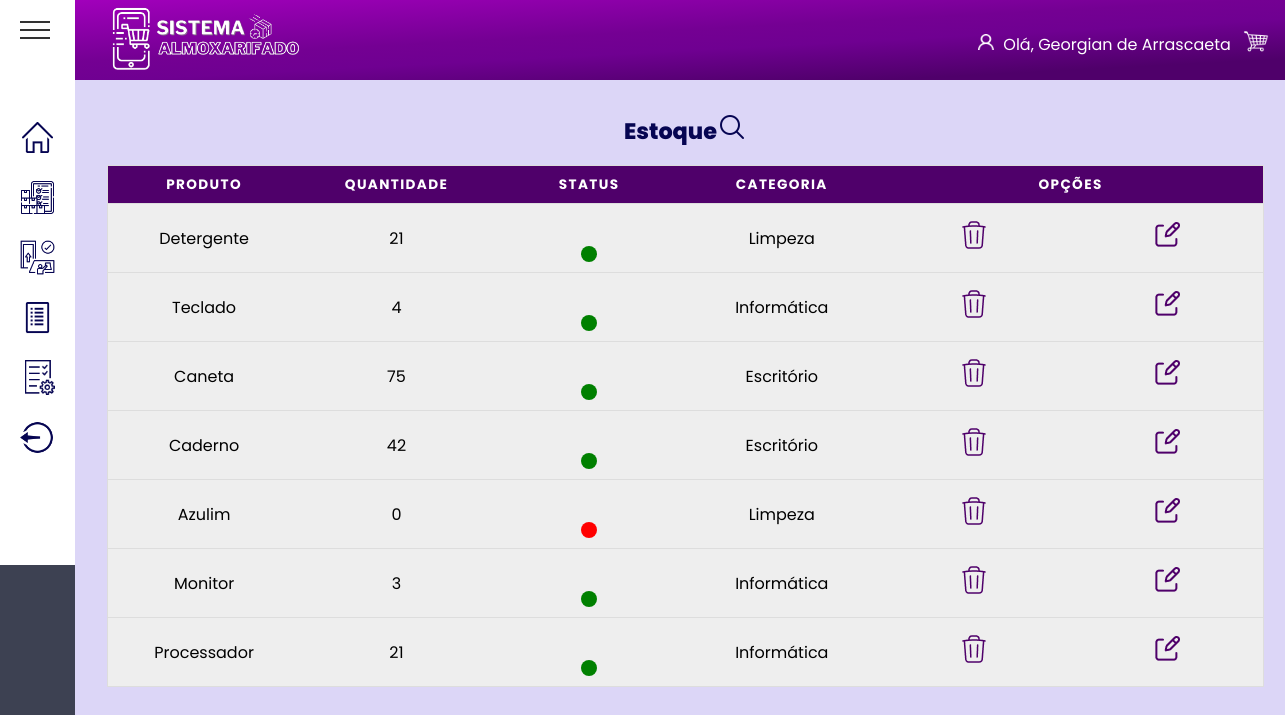
Page /View/Pages/Admin/estoque.php (signed in) on the committed database.
### tables this page shows
create table produtoteste(
  nome_prod varchar (50),
  quantDisp integer,  
  id_categoria integer not null,
  id_disponibilidade integer not null,
  datacaworptura date,
  hora_cadastro TIMESTAMP DEFAULT CURRENT_TIMESTAMP,
  id_marca integer not null,  
  modeloProduto varchar(50),  
  precoProduto double,
  
  id_prod integer auto_increment primary key,
  
  foreign key (id_categoria) references categorias (id_categoria),
  foreign key (id_disponibilidade) references disponibilidade (id_disponibilidade)
);

create table categorias(
  id_categoria integer auto_increment key,
  descricao varchar(30)
);

### View/Pages/Admin/estoque.php (the view, shortened to what this page needs)
<?php
    include_once dirname(__DIR__, 3) . '/banco.php';
?>
<!DOCTYPE html>
<html lang="pt-BR">
<head>
    <link rel="stylesheet" href="/final_php/assets/template.css">
    <link rel="stylesheet" href="/final_php/assets/global.css">
    <link rel="stylesheet" href="/final_php/assets/estoque.css">
</head>
<body>
    <?php include dirname(__DIR__, 3) . "/template/header.php"; ?>
    <?php include dirname(__DIR__, 3) . "/template/aside.php"; ?>
    <main class="main">
        <div class="container">
            <table>
                <div class="title-box">
                    <h1 class="title"> Estoque</h1>
                    <span class='search'>
                        <a href="./pesquisaItem.php">
                            <img src="/final_php/assets/images/iconSearch.png" class="searchIcon">
                        </a>
                    </span>
                </div>
                <thead>
                    <tr>
                        <th scope="col">Produto</th>
                        <th scope="col">Quantidade</th>
                        <th scope="col">Status</th>
                        <th scope="col">Categoria</th>
                        <th colspan="2"> Opções</th>
                    </tr>
                </thead>
                <tbody>
                    <?php
                    $sql_consulta = mysqli_query($conn, "SELECT * FROM produtoteste");
                    while ($linhas = mysqli_fetch_array($sql_consulta)) { ?>
                    <tr class="tr">
                        <td data-label="Produto"><?= $linhas[0] ?></td>
                        <td data-label="Quantidade"><?= $linhas[1] ?></td>
                        <td data-label="Status" class="status">
                            <?php
                            switch($linhas[3]) {
                                case 1:
                                    echo "<div class='radius statusGreen'></div>";
                                    break;
                                case 2:
                                    echo "<div class='radius statusRed'></div>";
                                    break;
                            }
                        ?>
                        </td>
                        <td data-label="Categoria">
                            <?php
                            $consulta_categoria = mysqli_query($conn, "SELECT * FROM categorias WHERE id_categoria = '$linhas[2]'");
                            while ($categoria = mysqli_fetch_array($consulta_categoria)) {
                                echo $categoria['descricao'];
                            }
                        ?>
                        </td>
                        <td data-label="Ação">
                            <form method="POST" action="atualizarEstoque.php?id_prod=<?= $linhas['id_prod'] ?>">
                                <img src="/final_php/assets/images/iconDelete.png" alt="icone excluir"
                                    onclick="return confirm('Deseja remover esse produto do estoque?')">
                            </form>
                        </td>
                        <td>
                            <a href="./estoqueAtualizar.php?id_prod=<?= $linhas['id_prod'] ?>">
                                <img src="/final_php/assets/images/iconEdit.png">
                            </a>
                        </td>
                    </tr>
                    <?php } ?>
                </tbody>
            </table>
    </main>
</body>
</html>

### template/header.php (shortened to what this page needs)
<header>
  <a href="/home">
    <img src="/final_php/assets/images/logo.png" alt="" />
  </a>
  <div class="details">
    <img class="iconUser" src="/final_php/assets/images/iconUser.png" alt="">
    <p style='color: white;'>Olá, <?php echo $_SESSION['username']?></p>
    <a href="/final_php/carrinho.php">
      <img class="iconCar" src="/final_php/assets/images/carrinho.png" alt="">
    </a>
  </div>
</header>

### template/aside.php (shortened to what this page needs)
<aside>
    <div class="content-aside">
        <div class="navigation">
            <div class="menu-toggle"></div>
            <ul class="list">
                <li class="list-item">
                    <a href="/final_php/View/Pages/Admin/homeAdmin.php">
                        <span class="icon">
                            <img class="iconHome" src="/final_php/assets/images/iconHome.png" alt="">
                        </span>
                        <div class="tooltip">
                        </div>
                    </a>
                </li>
                <li class="list-item">
                    <a href="/final_php/View/Pages/Admin/estoque.php">
                        <span class="icon">
                            <img class="iconInventory" src="/final_php/assets/images/iconInventory.png" alt="">
                        </span>
                        <div class="tooltip">
                        </div>
                    </a>
                </li>
                <li class="list-item">
                    <a href="/final_php/View/Pages/Admin/cadastro.php">
                        <span class="icon">
                            <img class="iconInventory" src="/final_php/assets/images/iconRegister.png" alt="">
                        </span>
                        <div class="tooltip">
                        </div>
                    </a>
                </li>
                <li class="list-item">
                    <a href="/final_php/View/Pages/Admin/listas.php">
                        <span class="icon">
                            <img class="iconInventory" src="/final_php/assets/images/iconList.png" alt="">
                        </span>
                        <div class="tooltip">
                        </div>
                    </a>
                </li>
                <li class="list-item">
                    <a href="/final_php/View/Pages/Admin/requisicoes.php">
                        <span class="icon">
                            <img class="iconInventory" src="/final_php/assets/images/iconRequirements.png" alt="">
                        </span>
                        <div class="tooltip">
                        </div>
                    </a>
                </li>
                <li class="list-item">
                    <a href="/final_php/index.html">
                        <span class="icon">
                            <img class="iconInventory" src="/final_php/assets/images/iconLogout.png" alt="">
                        </span>
                    </a>
                </li>
            </ul>
        </div>
    </div>
</aside>

### assets/template.css (style rules this page uses)
body { overflow: hidden; display: grid; grid-template-columns: 1fr 25fr; grid-template-rows: 80px 1fr 80px; grid-template-areas: "aside header" "aside main" "aside footer"; height: 100vh; background: #DCD6F7; }
.main { grid-area: main; overflow-y: scroll; padding: 0 4rem 0 0; }
header { display: flex; width: 100vw; grid-area: header; justify-content: space-between; padding-inline-end: 5%; align-items: center; gap: 0.3rem; background: rgb(79,0,106); background: linear-gradient(357deg, rgba(79,0,106,1) 17%, rgba(111,0,145,1) 44%, rgba(116,0,147,1) 58%, rgba(161,0,187,1) 100%); }
header img { max-width: 250px; }
.details { display: flex; align-content: center; align-items: center; gap: 0.2rem; }
.details p, .details a { margin-right: 3px; transform: translateY(15%); padding: 0; }
header img { width: 16rem; }
.iconUser { width: 1rem; height: 1rem; margin-right: 0.4em; margin-top: 0.3em; filter: invert(100%) sepia(0%) saturate(7500%) hue-rotate(132deg) brightness(117%) contrast(110%); }
.iconCar { max-width: 1.6rem; margin-right: 1.5em; filter: invert(100%) sepia(10%) saturate(7500%) hue-rotate(132deg) brightness(5000%) contrast(110%); }
.list { padding: 0; margin: 0; text-align: center; }
.list { margin-top: 1.4em; }

### assets/global.css (style rules this page uses)
* { margin: 0; padding: 0; box-sizing: border-box; font-family: "Josefin Sans", sans-serif; }
*, button, input { border: 0; background-color: none; font-size: -apple-system, system-ui, BlinkMacSystemFont, "Segoe UI", Roboto, "Helvetica Neue", Ubuntu, Arial, sans-serif; }
a { text-decoration: none; list-style: none; color: white; }
h1 { text-align: center; }

### assets/estoque.css (style rules this page uses)
.container { padding: 2rem; }
table { flex-direction: column; border: 1px solid black; border-collapse: collapse; margin: 0; padding: 0; width: 100%; table-layout: fixed; }
table tr { background-color: #eee; border: 1px solid #ddd; padding: 0.35em; }
table th, table td { padding: 0.625em; text-align: center; }
table th { font-size: 0.85em; letter-spacing: 0.1em; text-transform: uppercase; background-color: rgb(79,0,106); color: #fff; }
table tbody { width: 100%; }
.status { display: flex; justify-content: center; align-items: center; margin-top: 2rem; }
.radius { border-radius: 50%; width: 1rem; height: 1rem; flex-shrink: 0; }
.statusRed { background-color: red; }
.statusGreen { background-color: green; }
h1 { text-align: center; color: #060552; font-size: 1.4rem; font-weight: 800; }
.title-box { margin-bottom: 1em; display: flex; align-items: center; justify-content: center; }

### template/aside.php (style rules this page uses)
* { margin: 0; padding: 0; box-sizing: border-box; font-family: 'Poppins', sans-serif; }
.content-aside { width: 100%; min-height: 100vh; background: #3d4152; }
.navigation { width: 75px; min-height: 565px; background: #fff; transition: 0.5s; display: flex; justify-content: center; align-items: center; }
.navigation .menu-toggle { position: absolute; top: 0; left: 0; width: 5rem; height: 60px; cursor: pointer; display: flex; justify-content: flex-start; align-items: center; padding: 0 20px; }
.navigation .menu-toggle::before { content: ''; position: absolute; width: 30px; height: 2px; background: #333; transform: translateY(-8px); transition: 0.5s; }
.navigation .menu-toggle::after { content: ''; position: absolute; width: 30px; height: 2px; background: #333; transform: translateY(8px); transition: 0.5s; box-shadow: 0 -8px 0 #333; }
.navigation ul { display: flex; flex-direction: column; width: 100%; }
.navigation ul li { list-style: none; padding: 0 10px; cursor: pointer; transition: 0.5s; }
.navigation ul li a { text-decoration: none; display: flex; justify-content: flex-start; align-items: center; }
.navigation ul li a .icon { position: relative; display: block; min-width: 55px; height: 55px; line-height: 60px; color: #222; border-radius: 10px; font-size: 1.75em; transition: 0.5s; }
.navigation ul li a .icon::before { content: ''; position: absolute; top: 10px; left: 0; width: 100%; height: 100%; border-radius: 10px; background: var(--color); filter: blur(8px); opacity: 0; transition: 0.5s; }
.iconInventory { width: 35px; height: 35px; }
.tooltip { position: relative; display: inline-block; }

### rows in the picture
produtoteste: nome_prod "Detergente", quantDisp "21"
categorias: descricao "Limpeza"
produtoteste: nome_prod "Teclado", quantDisp "4"
categorias: descricao "Informática"
produtoteste: nome_prod "Caneta", quantDisp "75"
categorias: descricao "Escritório"
produtoteste: nome_prod "Caderno", quantDisp "42"
produtoteste: nome_prod "Azulim", quantDisp "0"
produtoteste: nome_prod "Monitor", quantDisp "3"
produtoteste: nome_prod "Processador", quantDisp "21"

### other values in the picture
$_SESSION['username'] "Georgian de Arrascaeta"
